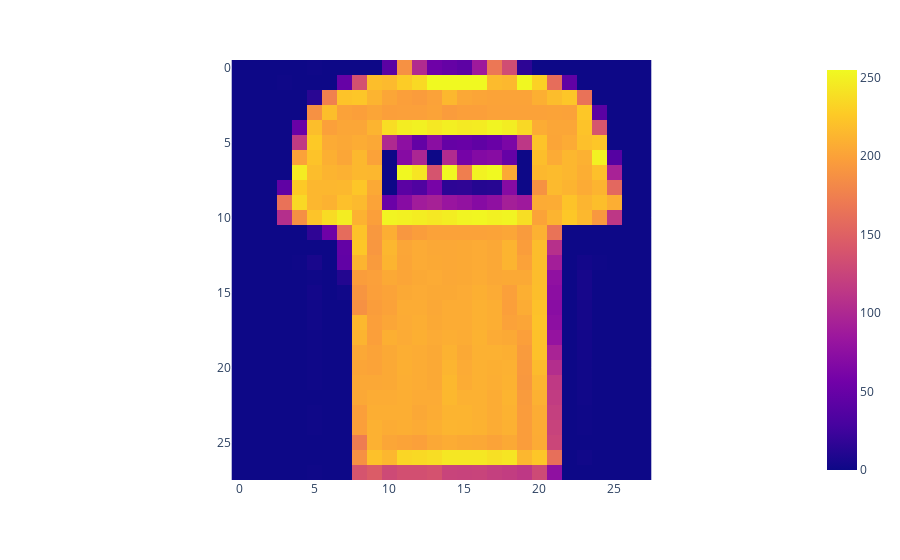

Here is the notebook cell this chart was saved with:
### Code cell
import matplotlib.pyplot as plt

labels_map={
    0: 'T-shirt',
    1: 'Trouser',
    2: 'Pullover',
    3: 'Dress',
    4: 'Coat',
    5: 'Sandal',
    6: 'Shirt',
    7: 'Sneaker',
    8: 'Bag',
    9: 'Ankle Boot',
}

idx=1  #as we go through the different index observations we should get back the image and it should tell us what it is (see both image and the value)

#want get image labels instead of numbers (like from the in class example)

image, label = train_data.__getitem__(idx)

#grab the label from the labels_map created above

text_label = labels_map[label]

#print out the answer::

print(f"This is image is labeled a {text_label}")
px.imshow(image.reshape(28, 28))

#got rid of theses because these will give us numbers intead of text (matching)
#print(f"This image is labeled a {train_data.__getitem__(idx)[1]}")
#px.imshow(train_data.__getitem__(idx)[0].reshape(28, 28))


#I think I got it right for the most part! Yayyyy

### Figure 1 — Plotly figure (JSON) as saved in the notebook; plotly's stock layout.template omitted (floating-point values rounded to 4 significant figures; data arrays with more than 128 entries replaced by an {"elided": "..."} marker saying what was removed)
{"data": [{"coloraxis": "coloraxis", "hovertemplate": "x: %{x}<br>y: %{y}<br>color: %{z}<extra></extra>", "name": "0", "type": "heatmap", "xaxis": "x", "yaxis": "y", "z": {"elided": "28x28 int values"}}], "layout": {"coloraxis": {"colorscale": [[0, "#0d0887"], [0.1111, "#46039f"], [0.2222, "#7201a8"], [0.3333, "#9c179e"], [0.4444, "#bd3786"], [0.5556, "#d8576b"], [0.6667, "#ed7953"], [0.7778, "#fb9f3a"], [0.8889, "#fdca26"], [1, "#f0f921"]]}, "margin": {"t": 60}, "xaxis": {"anchor": "y", "constrain": "domain", "domain": [0, 1], "scaleanchor": "y"}, "yaxis": {"anchor": "x", "autorange": "reversed", "constrain": "domain", "domain": [0, 1]}}}
